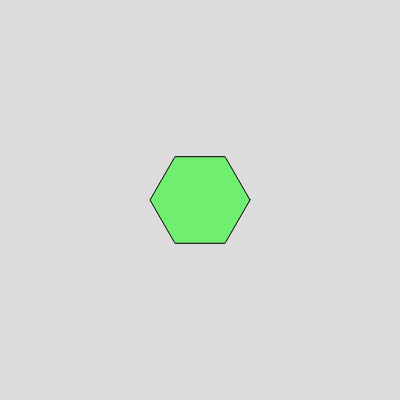
Frame 1 (no input)
Frame 60 (no input): identical to frame 1, image omitted
Frame 120 (the mouse pressed at the canvas centre since frame 60): identical to frame 1, image omitted

The p5.js sketch that drew this single still picture (run headless with seeded random() and noise() and a simulated clock; from frame 60 on, the mouse is pressed at the canvas centre):

// p5.js sketch
// ── sketch.js
function setup() {
  createCanvas(400, 400);
}

function draw() {
  background(220);
  fill(255, 0, 0);
  fill(0, 255, 0, 127); // Semi-transparent green
  // Draw a hexagon
  beginShape();
  for (let i = 0; i < 6; i++) {
    let angle = TWO_PI / 6 * i;
    let x = 200 + cos(angle) * 50;
    let y = 200 + sin(angle) * 50;
    vertex(x, y);
  }
  endShape(CLOSE);
}
